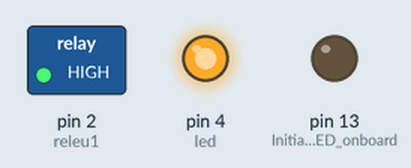
The sketch below on a simulated Arduino Uno, built with avr-gcc and run on an emulated ATmega328P. Shown: switched loads named in the sketch (green lamp = pin HIGH), output pins drawn as LEDs (lit = HIGH).

Above: at 8.0 s.
At 20.5 s:
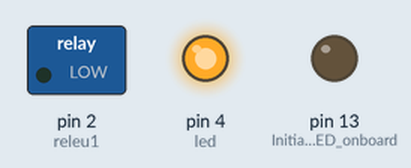
At 38.0 s:
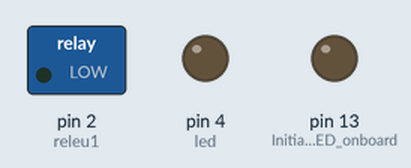
Timing chart, 0 to 44.1 s (numbered marks = the images above):
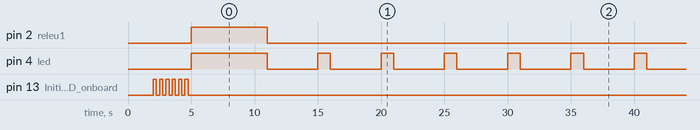

Measured:
- by itself, pin 2 (releu1): LOW → HIGH at 5.0 s, → LOW 6.0 s later
- by itself, pin 4 (led): moves between LOW and HIGH, repeating every 34.0 s
- by itself, everything shown: repeats every 34.0 s, in 14 steps

The sketch:

Udat_flori_v0.3.ino
```cpp
//
//  Automatizare de udat flori
//  Flower self watering system
//  Tudor Cernat
//

int releu1 = 2; // Pini pentru relee
int led = 4;


float interval = 1440; // definit in minute
int counter;
int deschis = 5; // cate secunde se va uda
int minuter = 0;

//

//                                                                                                        VOID SETUP
//  - - - - - - - - - - - - - - - - - - - - - - - - - - - - - - - - - - - - - - - - - - - - - - - - - - - - - - - - - - - -
//
//

void setup()
{
  pinMode(LED_BUILTIN, OUTPUT); // Initializare LED onboard
  pinMode(releu1, OUTPUT);
  pinMode(led, OUTPUT);

  delay(2000);
  digitalWrite(LED_BUILTIN, HIGH); // Pornire LED Galben
  delay(250);
  digitalWrite(LED_BUILTIN, LOW);
  delay(250);
  digitalWrite(LED_BUILTIN, HIGH); // Pornire LED Galben
  delay(250);
  digitalWrite(LED_BUILTIN, LOW);
  delay(250);
  digitalWrite(LED_BUILTIN, HIGH); // Pornire LED Galben
  delay(250);
  digitalWrite(LED_BUILTIN, LOW);
  delay(250);
  digitalWrite(LED_BUILTIN, HIGH); // Pornire LED Galben
  delay(250);
  digitalWrite(LED_BUILTIN, LOW);
  delay(250);
  digitalWrite(LED_BUILTIN, HIGH); // Pornire LED Galben
  delay(250);
  digitalWrite(LED_BUILTIN, LOW);
  delay(250);
  digitalWrite(LED_BUILTIN, HIGH); // Pornire LED Galben
  delay(250);
  digitalWrite(LED_BUILTIN, LOW);
  delay(250);

}

//                                                                                                        VOID LOOP
//  - - - - - - - - - - - - - - - - - - - - - - - - - - - - - - - - - - - - - - - - - - - - - - - - - - - - - - - - - - - -
//
//


void loop()
{
  if ( minuter == 0 && counter == 0 )
  {
    digitalWrite(releu1, HIGH); // Electrovalva
    digitalWrite(led, HIGH); // Led
    delay(deschis*1000);

    counter = deschis;

  }
  else
  {
    digitalWrite(releu1, LOW); // Electrovalva
    digitalWrite(led, LOW); // Led

    if ( counter % 5 == 0 )
    {
      digitalWrite(led, HIGH); // Led aprins
    }
    else
    {
      digitalWrite(led, LOW); // Led stins
    }

  }


  delay(1000);
  counter++;

  if ( counter >= 59 )
  {
    minuter++;
    counter = 0;
  }

  if ( minuter >= interval )
  {
    minuter = 0;
  }
}
```
